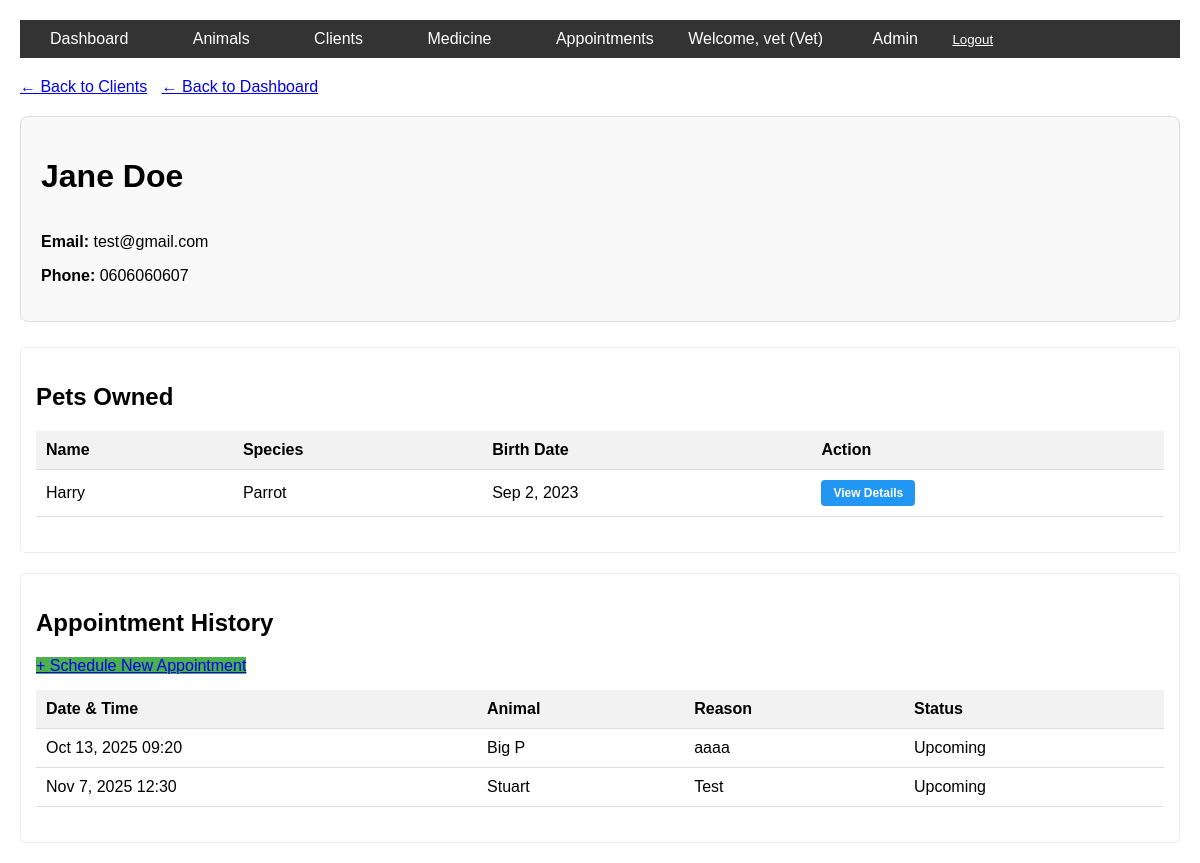
/animal/owners/2/ (signed in), run on the app's committed database.
### animal/models.py (models this page shows, shortened)
class Owner(models.Model):
    first_name = models.CharField(max_length=100)
    last_name = models.CharField(max_length=100)
    email = models.EmailField(unique=True)
    phone = models.CharField(max_length=20)

class Animal(models.Model):
    name = models.CharField(max_length=100)
    specie = models.ForeignKey(Specie, on_delete=models.CASCADE)
    owner = models.ForeignKey(Owner, on_delete=models.SET_NULL, null=True, blank=True)
    birth_date = models.DateField(null=True, blank=True)

class Specie(models.Model):
    name = models.CharField(max_length=100, unique=True)

class Appointment(models.Model):
    animal = models.ForeignKey(Animal, on_delete=models.CASCADE)
    owner = models.ForeignKey(Owner, on_delete=models.CASCADE)
    date_time = models.DateTimeField()
    reason = models.TextField()
    notes = models.TextField(blank=True)

### animal/views.py (the view)
# urls.py: path('owners/<int:id>/', views.owner_detail, name='owner_detail'),
@login_required
def owner_detail(request, id):
    try:
        owner = Owner.objects.get(pk=id)
        owner_animals = owner.animal_set.all()
        owner_appointments = Appointment.objects.filter(owner=owner).select_related('animal').order_by('date_time')
        context = {
            'owner': owner,
            'owner_animals': owner_animals,
            'owner_appointments': owner_appointments,
        }
        return render(request, 'animal/owner_detail.html', context)
    except Owner.DoesNotExist:
        return render(request, 'animal/owner_detail.html', {'error': 'Owner not found'})

### animal/context_processors.py (called while the page is built)
def user_role(request):
    if request.user.is_authenticated:
        is_vet = request.user.is_superuser
        is_secretary = request.user.groups.filter(name='Secretaries').exists()
        return {
            'user_is_vet': is_vet,
            'user_is_secretary': is_secretary,
        }
    return {}

### animal/templates/animal/owner_detail.html (shortened to what this page needs)
{% extends 'base.html' %}
{% block content %}
    {% if error %}
        <h1>{{ error }}</h1>
    {% else %}
        <div style="margin-bottom: 20px;">
            <a href="{% url 'owner_list' %}" class="btn-back">← Back to Clients</a>
            <a href="{% url 'dashboard' %}" style="margin-left: 10px;" class="btn-back">← Back to Dashboard</a>
        </div>
        <div class="client-card">
            <h1>{{ owner.first_name }} {{ owner.last_name }}</h1>
            <div style="display: grid; grid-template-columns: 1fr 1fr; gap: 20px;">
                <div>
                    <p><strong>Email:</strong> {% if owner.email %}{{ owner.email }}{% else %}N/A{% endif %}</p>
                    <p><strong>Phone:</strong> {% if owner.phone %}{{ owner.phone }}{% else %}N/A{% endif %}</p>
                </div>
            </div>
        </div>
        <div class="section">
            <h2>Pets Owned</h2>
            {% if owner_animals %}
                <table>
                    <tr>
                        <th>Name</th>
                        <th>Species</th>
                        <th>Birth Date</th>
                        <th>Action</th>
                    </tr>
                    {% for animal in owner_animals %}
                    <tr>
                        <td>{{ animal.name }}</td>
                        <td>{{ animal.specie.name }}</td>
                        <td>{{ animal.birth_date|date:"M j, Y" }}</td>
                        <td><a href="{% url 'animal_detail' animal.pk %}" target="_blank" class="action-btn">View Details</a></td>
                    </tr>
                    {% endfor %}
                </table>
            {% else %}
                <p class="no-data">{{ owner.first_name }} doesn't own any pets yet.</p>
            {% endif %}
        </div>
        <div class="section">
            <h2>Appointment History</h2>
            <div style="margin-bottom: 15px;">
                <a href="/admin/animal/appointment/add/?owner={{ owner.pk }}" class="btn-back" style="background-color: #4caf50;">+ Schedule New Appointment</a>
            </div>
            {% if owner_appointments %}
                <table>
                    <tr>
                        <th>Date & Time</th>
                        <th>Animal</th>
                        <th>Reason</th>
                        <th>Status</th>
                    </tr>
                    {% for appointment in owner_appointments %}
                    <tr>
                        <td>{{ appointment.date_time|date:"M j, Y H:i" }}</td>
                        <td>{{ appointment.animal.name }}</td>
                        <td>{{ appointment.reason }}</td>
                        <td>
                            {% if appointment.date_time|date:'Y-m-d' < 'now'|date:'Y-m-d' %}
                                Completed
                            {% elif appointment.date_time|date:'Y-m-d' == 'now'|date:'Y-m-d' %}
                                Today
                            {% else %}
                                Upcoming
                            {% endif %}
                        </td>
                    </tr>
                    {% endfor %}
                </table>
            {% else %}
                <p class="no-data">{{ owner.first_name }} has no appointments scheduled.</p>
            {% endif %}
        </div>
    {% endif %}
{% endblock %}

### animal/templates/base.html (shortened to what this page needs)
<!DOCTYPE html>
<html>
<head>
</head>
<body>
    <div class="navbar">
        <a href="{% url 'dashboard' %}">Dashboard</a>
        <a href="{% url 'animal_list' %}">Animals</a>
        <a href="{% url 'owner_list' %}">Clients</a>
        <a href="{% url 'medicine_list' %}">Medicine</a>
        <a href="{% url 'appointment_list' %}">Appointments</a>
        {% if user.is_authenticated %}
            <span style="color: white; margin-left: auto; margin-right: 15px;">Welcome, {{ user.first_name|default:user.username }} {% if user_is_vet %}(Vet){% elif user_is_secretary %}(Secretary){% endif %}</span>
            <a href="/admin" target="_blank">Admin</a>
            <form action="/admin/logout/" method="post" style="display: inline; margin: 0;">
                <button type="submit" style="background: none; border: none; color: white; text-decoration: underline; cursor: pointer; padding: 0;">Logout</button>
            </form>
        {% endif %}
    </div>
    {% block content %}{% endblock %}
</body>
</html>

### data on the page
Owner: first_name "Jane", last_name "Doe", email "test@gmail.com", phone "0606060607"
Animal: name "Harry", specie.name "Parrot", birth_date "Sep 2, 2023"
Appointment: date_time "Oct 13, 2025 09:20", animal.name "Big P", reason "aaaa", shows "Upcoming"
Appointment: date_time "Nov 7, 2025 12:30", animal.name "Stuart", reason "Test", shows "Upcoming"

### other printed values
{{ user.first_name|default:user.username }} "vet"
